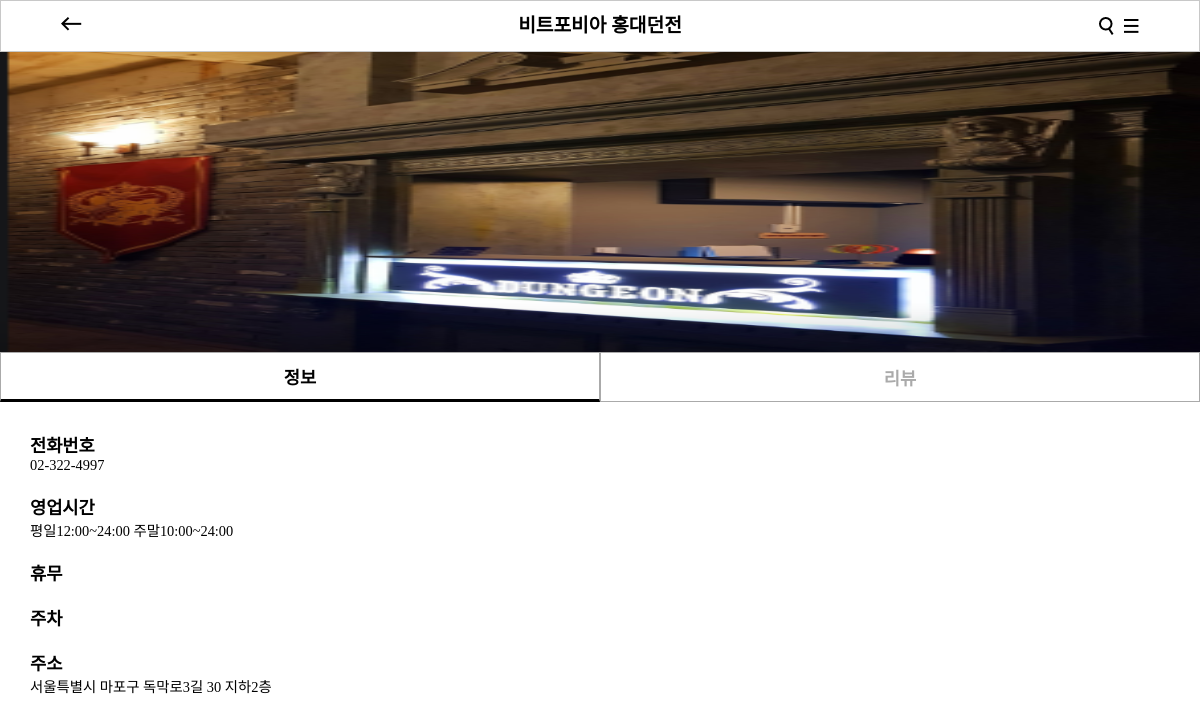
The page /detail/2/ on the database its author committed.
### App/models.py (models this page shows, shortened)
class Store(models.Model):
    photo = models.ImageField(upload_to='%Y/%m/%d/orig')
    store_name = models.CharField(max_length=255)
    menu = models.TextField(max_length=200)
    tel = models.CharField(max_length=255)
    time = models.TextField(max_length=255)
    day = models.CharField(max_length=255, blank=True)
    park = models.CharField(max_length=200, blank=True)
    address = models.CharField(max_length=255)
    tag = models.CharField(max_length=222)
    created_at = models.DateTimeField(auto_now_add=True)
    updated_at = models.DateTimeField(auto_now=True)

### App/views.py (the view)
# urls.py: url(r'^detail/(?P<pk>\d+)/$', detail, name="detail"),
def detail(request, pk):
    post = Store.objects.get(pk=pk)
    return render(request, 'detail.html', {'s_post':post})

### App/templates/detail.html (shortened to what this page needs)
{% extends 'm_base.html' %}
{% load static %}
    {% block stylesheet %}{% static 'css/detail.css' %}{% endblock %}
{% block content %}
    <header>
        <div class="bar_title">{{s_post.store_name}}</div>
        <div class="topbar">
            <a href="{% url 'API:category' %}"><img src="{% static 'img/arrow.png' %}" alt=""></a>
            <div class="rightmenu">
                <a href="#" class="searchb"><img src="{% static 'img/search.png' %}" alt=""></a>
                <a href="#"><img src="{% static 'img/menu.png' %}" alt=""></a>
            </div>
        </div>
    </header>
    <div class="titleimg">
        <img src="{{s_post.photo.url}}" alt="">
    </div>
    <section>
        <nav>
            <ul class="navbar">
                <li>
                    <button class="point b 1">정보</button>
                </li>
                <li>
                    <button class="b 2">리뷰</button>
                </li>
            </ul>
        </nav>
        <div class="contents">
            <span>전화번호</span><p>{{s_post.tel}}</p>
            <span>영업시간</span><p>{{s_post.time}}</p>
            <span>휴무</span><p>{{s_post.day}}</p>
            <span>주차</span><p>{{s_post.park}}</p>
            <span>주소</span><p>{{s_post.address}}</p>
            <div id="map"></div>
        </div>
    </section>
{% endblock %}

### App/static/css/topbar.css (style rules this page uses)
header { width: calc(100% - 2px); height: 50px; background-color: white; position: relative; border: 1px solid rgb(200, 200, 200); }
.topbar { width: 90%; height: 100%; display: flex; position: absolute; top: 0px; justify-content: space-between; align-items: center; margin: 0px 5%; }
.rightmenu { display: flex; align-items: center; }
.rightmenu a { padding: 10px 0px 10px 10px; }
.rightmenu img { display: block; }
.bar_title { width: 100%; line-height: 50px; text-align: center; font-size: 1.2em; font-weight: 700; }

### App/static/css/detail.css (style rules this page uses)
html, body { margin: 0px; }
.titleimg img { width: 100%; height: 300px; display: block; }
section { display: flex; flex-direction: column; }
nav { width: 100%; }
.navbar { height: 50px; list-style: none; padding: 0px; margin: 0px; display: flex; }
.navbar li { flex-grow: 1; height: 100%; }
.b { width: 100%; height: 100%; background: white; border: 1px solid #aaaaaa; font-size: 1.1em; font-weight: 700; color: #aaaaaa; }
.point { width: 100%; height: 100%; background: white; font-size: 1.1em; border: 1px solid #aaaaaa; border-bottom: 3px solid black; font-weight: 700; color: black; }
.contents { padding: 30px; }
.contents p { margin: 0px 0px 20px 0px; font-size: 0.9em; }
.contents span { display: inline-block; width: 100px; font-weight: 700; font-size: 1.1em; }
#map { width: 100%; height: 250px; }

### rows shown on the page
Store: store_name "비트포비아 홍대던전", photo (picture), tel "02-322-4997", time "평일12:00~24:00 주말10:00~24:00", address "서울특별시 마포구 독막로3길 30 지하2층"
